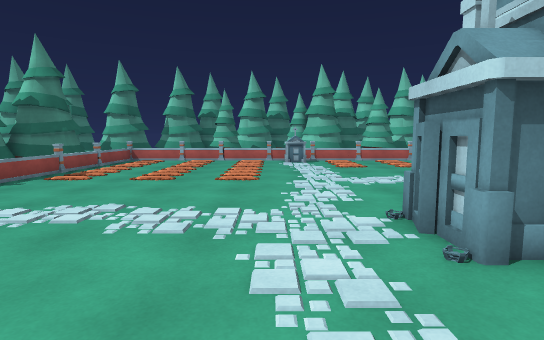
[1] (above)

19 first-person views from a walk through a scene from a Unity 3-D project. The camera is 1.4 m above the floor, tilts 6° down and sees 80° across. The floor is counted in squares, 1 m on a side. Each view is taken from the middle of a square. On the plan, view 1 faces up. The plan holds only what a view shows up to about 15 squares ahead; the rest is blank. The place goes on beyond the plan. The player character is not drawn.

[2]
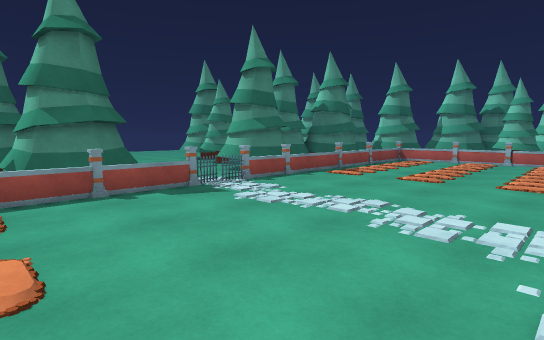

[3]
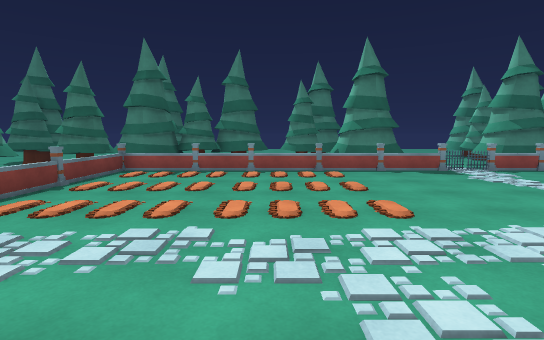

[4]
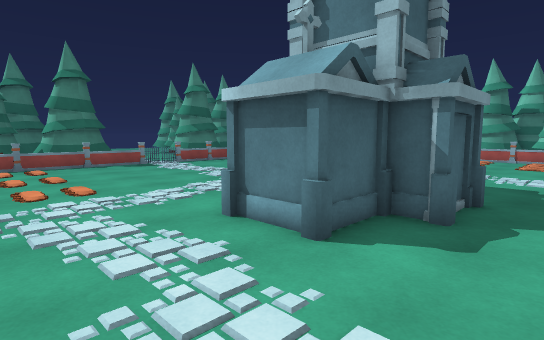

[5]
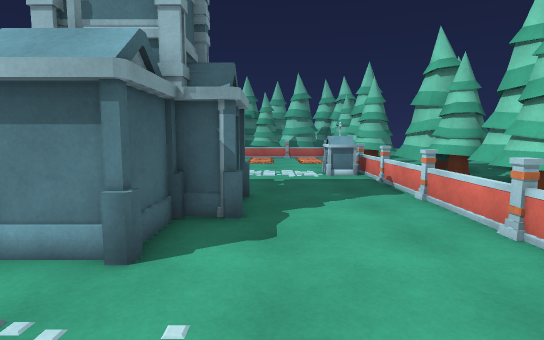

[6]
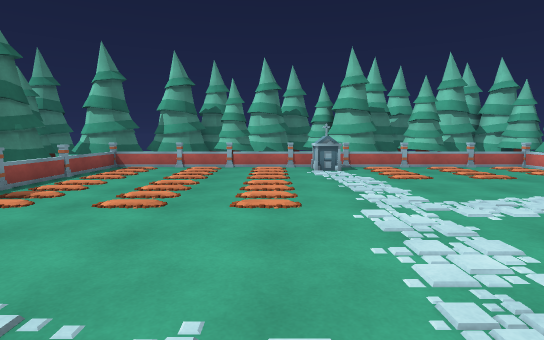

[7]
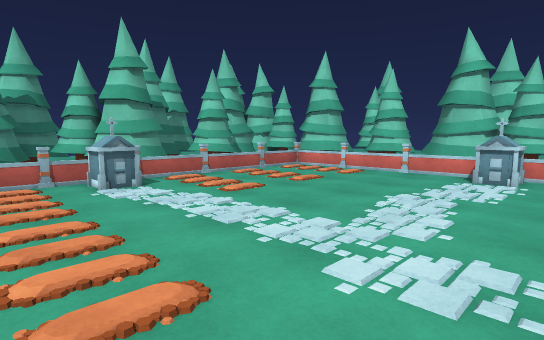

[8]
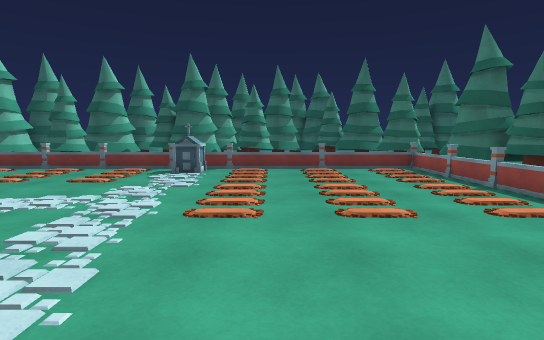

[9]
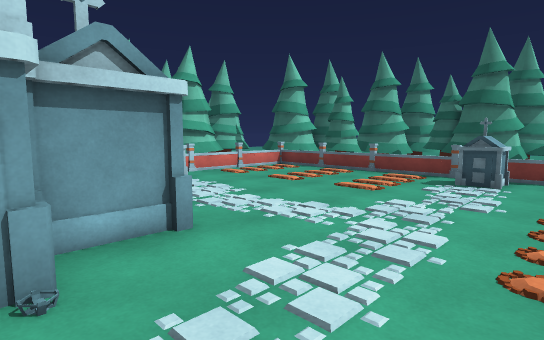

[10]
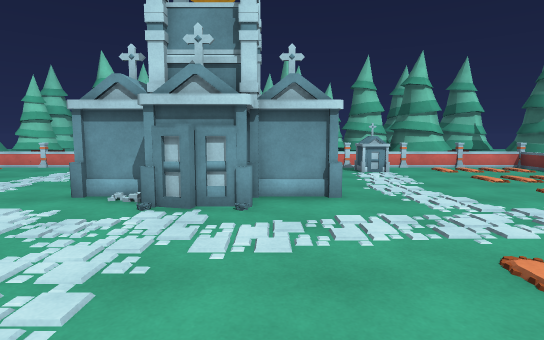

[11]
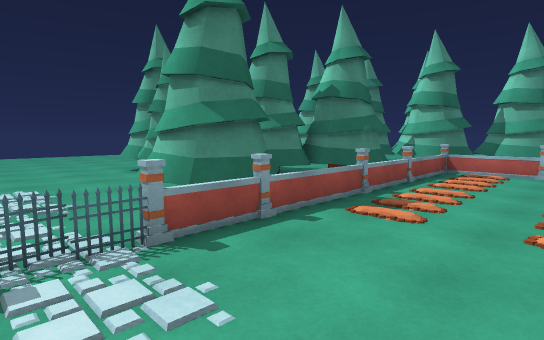

[12]
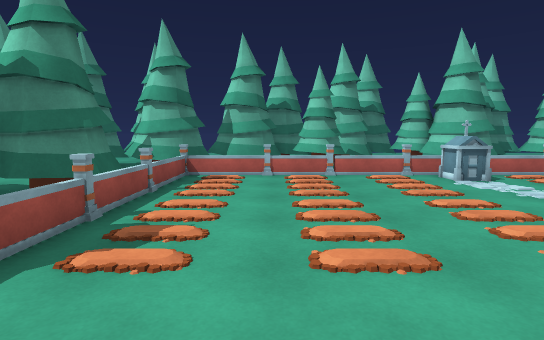

[13]
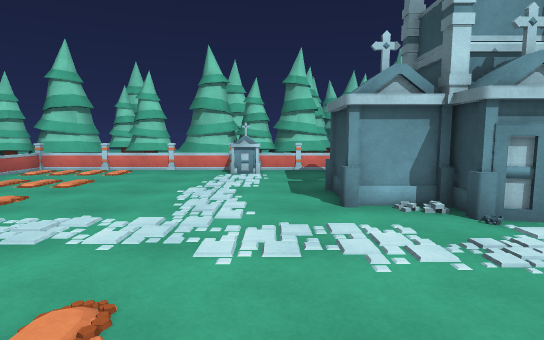

[14]
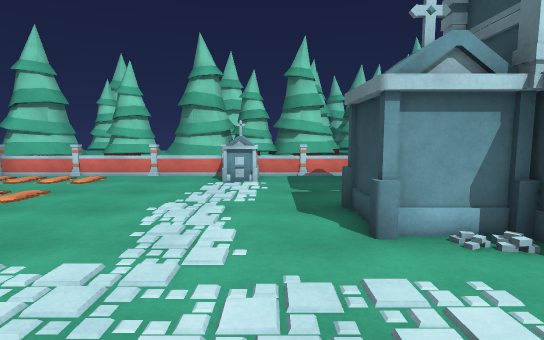

[15]
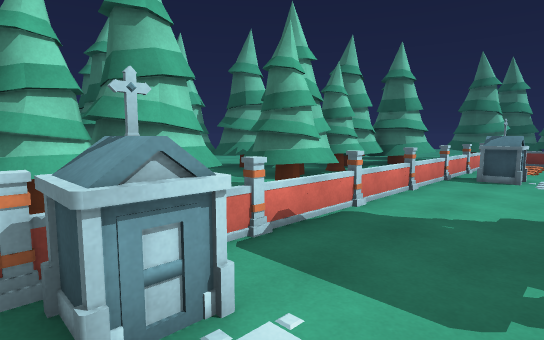

[16]
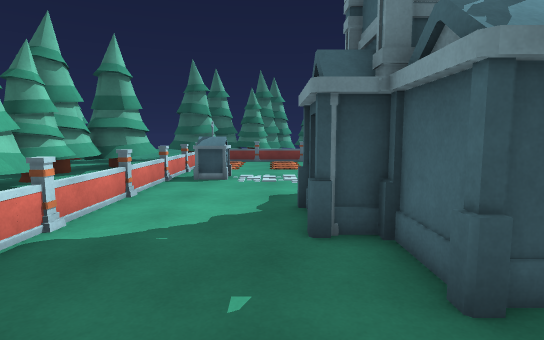

[17]
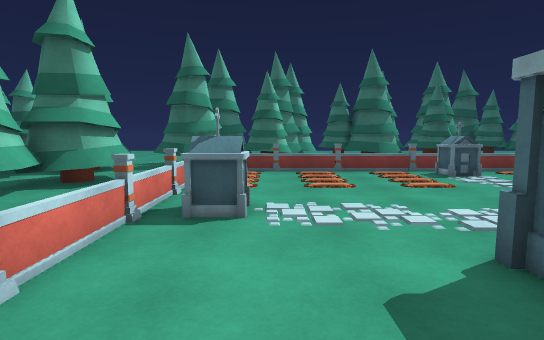

[18]
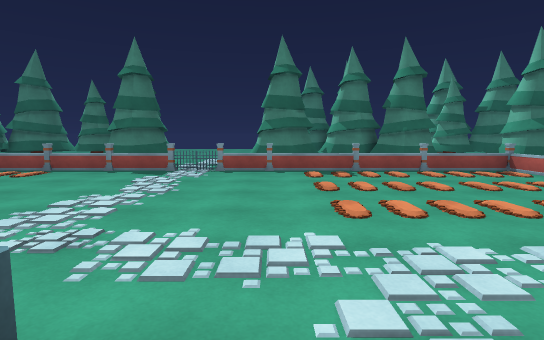

[19]
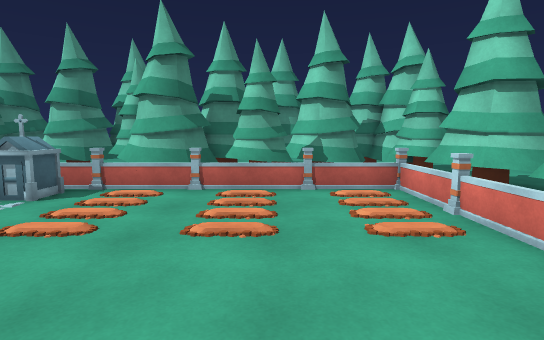

### Floor plan
Key: @ floor where view 1 was taken; # wall or solid block; . floor; = window, fence, low wall or low ledge; T pine tree; C column; O other object.
Columns run from 10 left of view 1 to 13 right of it. Each row starts with its distance up from view 1.
 21   TTTTTTT   TTTTT TTTTTT
 20 T#T   TTT   TTT.TTT   TT
 19 TTO==C=C==C=C==C#TC=CCT#
 18   =# .    .OO  .  .#==TT
 17   =... .. .OO.......==
 16 TT=.................C#T
 15 #TC.................=TT
 14 T =..................TT
 13   #.................C# T
 12   C..................= T
 11 T =.................C# T
 10 #T=................OO= T
  9 #TC..................= T
  8 #==.................C# T
  7  .C...........##.....= T
  6  .=...........##.....= T
  5  .C.........#####...C#TT
  4 T.=.........#####....=TT
  3 TT#.........####.....# T
  2 TTC..........###....C# T
  1 T =..................=
  0   C.......@........OC#
 -1   =...............OO.=
 -2   =..................=
 -3   C.................C#
 -4   =.................== T
 -5   C.................C# T
 -6 O =........O....... ==
 -7 T =........OO...... ==
 -8 TTO===C===O=C==C==C=O#
 -9 TTTT              TT TTT
-10   TT             TTT #TT

Where each view was taken, in squares from view 1:
view 1: 0 up, 0 right, facing up
view 2: 0 up, 0 right, facing up-left
view 3: 2 down, 5 right, facing left
view 4: 2 down, 8 right, facing up-left
view 5: 2 down, 7 right, facing up
view 6: 4 up, 1 left, facing up
view 7: 8 up, 2 left, facing up-right
view 8: 6 up, 2 left, facing down
view 9: 4 up, 1 left, facing down-right
view 10: 3 up, 4 left, facing right
view 11: 5 up, 4 left, facing up-left
view 12: 7 up, 5 left, facing up
view 13: 9 up, 3 left, facing right
view 14: 9 up, 1 left, facing right
view 15: 11 up, 7 right, facing down-right
view 16: 10 up, 7 right, facing down
view 17: 5 up, 8 right, facing down
view 18: 9 up, 5 right, facing left
view 19: 10 up, 7 right, facing up
